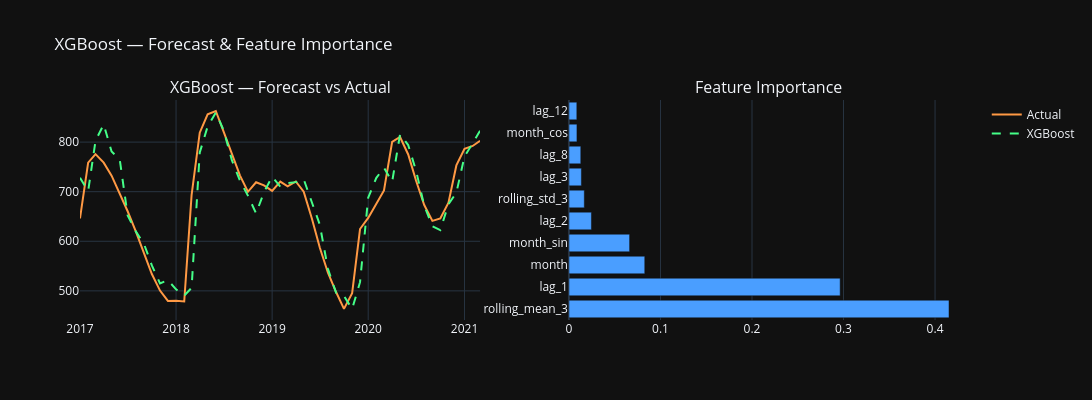

This figure's notebook cell:
### Code cell
model_xgb = XGBRegressor(
    n_estimators=500,
    learning_rate=0.05,
    max_depth=4,
    subsample=0.8,
    colsample_bytree=0.8,
    random_state=42,
    verbosity=0,
)

model_xgb.fit(
    X_train_xgb, y_train_xgb,
    eval_set=[(X_test_xgb, y_test_xgb)],
    verbose=False,
)

pred_xgb = model_xgb.predict(X_test_xgb)
metrics_xgb = compute_metrics(y_test_xgb.values, pred_xgb, "XGBoost")
results["XGBoost"] = {
    **metrics_xgb,
    "_pred":  pred_xgb,
    "_dates": X_test_xgb.index,
}

# Feature importance
importance = pd.Series(
    model_xgb.feature_importances_,
    index=FEATURE_COLS_XGB
).sort_values(ascending=False)

fig = make_subplots(rows=1, cols=2, subplot_titles=(
    "XGBoost — Forecast vs Actual",
    "Feature Importance",
))

# Forecast
fig.add_trace(go.Scatter(
    x=test.index, y=test.values,
    mode="lines", name="Actual",
    line=dict(color="#ff9944", width=2),
), row=1, col=1)
fig.add_trace(go.Scatter(
    x=X_test_xgb.index, y=pred_xgb,
    mode="lines", name="XGBoost",
    line=dict(color="#44ff88", width=2, dash="dash"),
), row=1, col=1)

# Importance
fig.add_trace(go.Bar(
    x=importance.values[:10],
    y=importance.index[:10],
    orientation="h",
    marker_color="#4a9eff",
    showlegend=False,
), row=1, col=2)

fig.update_layout(
    template="plotly_dark", height=400,
    title="XGBoost — Forecast & Feature Importance",
    width=1800,
)
fig.show()
